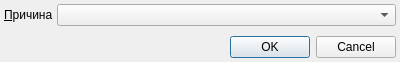
<?xml version="1.0" encoding="UTF-8"?>
<ui version="4.0">
 <class>TempInvalidAnnulmentDialog</class>
 <widget class="QDialog" name="TempInvalidAnnulmentDialog">
  <property name="geometry">
   <rect>
    <x>0</x>
    <y>0</y>
    <width>400</width>
    <height>62</height>
   </rect>
  </property>
  <property name="windowTitle">
   <string>Укажите причину аннулирования</string>
  </property>
  <layout class="QGridLayout" name="gridLayout">
   <property name="margin">
    <number>4</number>
   </property>
   <property name="spacing">
    <number>4</number>
   </property>
   <item row="0" column="0">
    <widget class="QLabel" name="lblAnnulmentReason">
     <property name="sizePolicy">
      <sizepolicy hsizetype="Maximum" vsizetype="Preferred">
       <horstretch>0</horstretch>
       <verstretch>0</verstretch>
      </sizepolicy>
     </property>
     <property name="text">
      <string>&amp;Причина</string>
     </property>
     <property name="buddy">
      <cstring>cmbAnnulmentReason</cstring>
     </property>
    </widget>
   </item>
   <item row="0" column="1">
    <widget class="CRBComboBox" name="cmbAnnulmentReason"/>
   </item>
   <item row="1" column="0">
    <spacer name="verticalSpacer">
     <property name="orientation">
      <enum>Qt::Vertical</enum>
     </property>
     <property name="sizeHint" stdset="0">
      <size>
       <width>20</width>
       <height>0</height>
      </size>
     </property>
    </spacer>
   </item>
   <item row="2" column="0" colspan="2">
    <widget class="QDialogButtonBox" name="buttonBox">
     <property name="orientation">
      <enum>Qt::Horizontal</enum>
     </property>
     <property name="standardButtons">
      <set>QDialogButtonBox::Cancel|QDialogButtonBox::Ok</set>
     </property>
    </widget>
   </item>
  </layout>
 </widget>
 <customwidgets>
  <customwidget>
   <class>CRBComboBox</class>
   <extends>QComboBox</extends>
   <header>library/crbcombobox.h</header>
  </customwidget>
 </customwidgets>
 <resources/>
 <connections>
  <connection>
   <sender>buttonBox</sender>
   <signal>accepted()</signal>
   <receiver>TempInvalidAnnulmentDialog</receiver>
   <slot>accept()</slot>
   <hints>
    <hint type="sourcelabel">
     <x>248</x>
     <y>254</y>
    </hint>
    <hint type="destinationlabel">
     <x>157</x>
     <y>274</y>
    </hint>
   </hints>
  </connection>
  <connection>
   <sender>buttonBox</sender>
   <signal>rejected()</signal>
   <receiver>TempInvalidAnnulmentDialog</receiver>
   <slot>reject()</slot>
   <hints>
    <hint type="sourcelabel">
     <x>316</x>
     <y>260</y>
    </hint>
    <hint type="destinationlabel">
     <x>286</x>
     <y>274</y>
    </hint>
   </hints>
  </connection>
 </connections>
</ui>
